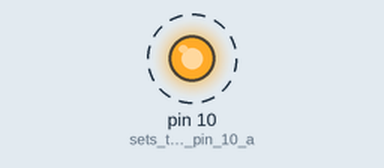
Simulated run of this sketch. Board: Arduino Uno, built with avr-gcc and run on an emulated ATmega328P. On the bench: output pins drawn as LEDs (lit = HIGH). Dashed ring = blinking.

Above: at 0.5 s.
Timing chart, 0 to 4.6 s (numbered marks = the images above):
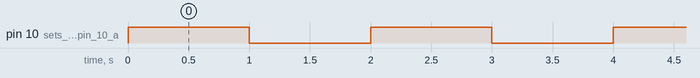

Measured:
- by itself, pin 10 (sets_the_digital_pin_10_a): alternates HIGH for 1.0 s and LOW for 1.0 s

The sketch:

Task4_Code.ino
```cpp
void setup() {
  // put your setup code here, to run once:
  pinMode(10,OUTPUT); // sets the digital pin 10 as output
}

void loop() {
  // put your main code here, to run repeatedly:
  digitalWrite(10,1); // Turns on pin 10
  delay(1000);        // 1 Sec Delay
  digitalWrite(10,0); // Turns off pin 10
  delay(1000);
}
```
